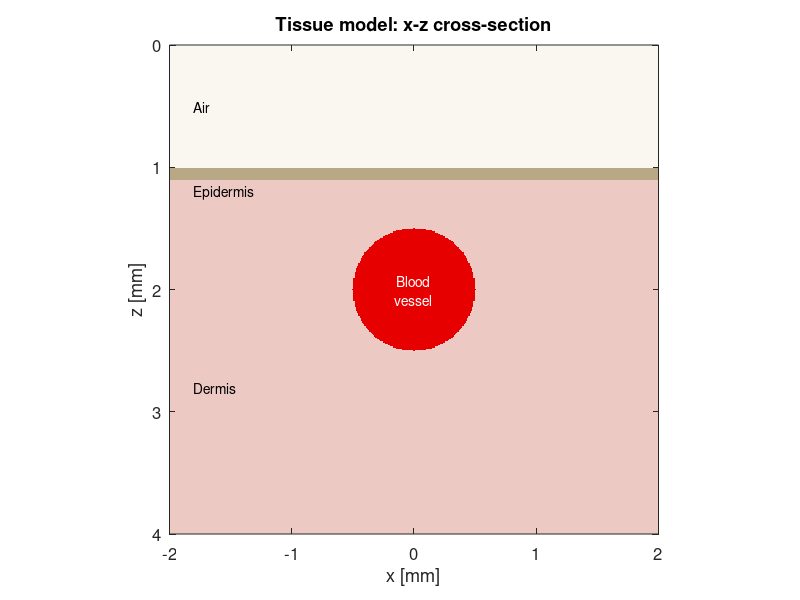

Write MATLAB code to recreate this figure.
%clear;clc;

Ny = 400;
Nx = Ny;
Nz = Ny;
% 由上到下 空气：1 血管：3 真皮：4 表皮：5 
dx = 0.010;  % mm，体素大小为 10 μm
dz = dx;

x = ((1:Nx)' - Nx/2) * dx;
z = (1:Nz)' * dz;

T = double(zeros(Nx, Ny, Nz));
T = T + 4;  % 默认填充真皮：4 = dermis

zsurf = 1;  % 空气/皮肤表面的位置，单位 mm

for iz = 1:Nz

    % 空气：1 = air
    if iz <= round(zsurf/dz)
        T(:, :, iz) = 1;
    end

    % 表皮：5 = epidermis，厚度 100 μm
    if iz > round(zsurf/dz) && ...
       iz <= round((zsurf + 0.100)/dz)
        T(:, :, iz) = 5;
    end

    % 血管：沿 y 轴延伸的圆柱
    xc = 0;            % 血管中心 x 坐标，mm
    zc = Nz/2 * dz;    % 血管中心 z 坐标，mm
    vesselradius = 0.5; % 血管半径，mm

    for ix = 1:Nx
        xd = x(ix) - xc;
        zd = z(iz) - zc;
        r = sqrt(xd^2 + zd^2);

        if r <= vesselradius
            T(ix, :, iz) = 3;  % 3 = blood
        end
    end
end


%%Figure 
%% 可视化：组织的 x-z 侧面截面

% 血管沿 y 方向延伸，取中间位置的截面
iy = Ny/2;
Txz = squeeze(T(:, iy, :))';

% 将组织编号转换成连续的颜色编号
C = zeros(Nz, Nx);
C(Txz == 1) = 1;  % 空气
C(Txz == 5) = 2;  % 表皮
C(Txz == 4) = 3;  % 真皮
C(Txz == 3) = 4;  % 血管

figure('Color', 'w');
imagesc(x, z, C);

colormap([
    0.98 0.97 0.94;   % 空气：米白
    0.72 0.66 0.52;   % 表皮：棕色
    0.93 0.79 0.77;   % 真皮：粉色
    0.90 0.00 0.00    % 血管：红色
]);
caxis([0.5 4.5]);

axis image;
set(gca, 'YDir', 'reverse', 'FontSize', 12);
xlim([-2 2]);
ylim([0 4]);

xlabel('x [mm]');
ylabel('z [mm]');
title('Tissue model: x-z cross-section');
box on;

% 添加组织标签
text(-1.8, 0.5, 'Air');
text(-1.8, 1.2, 'Epidermis');
text(-1.8, 2.8, 'Dermis');

text(xc, zc, {'Blood', 'vessel'}, ...
    'Color', 'w', ...
    'HorizontalAlignment', 'center');
